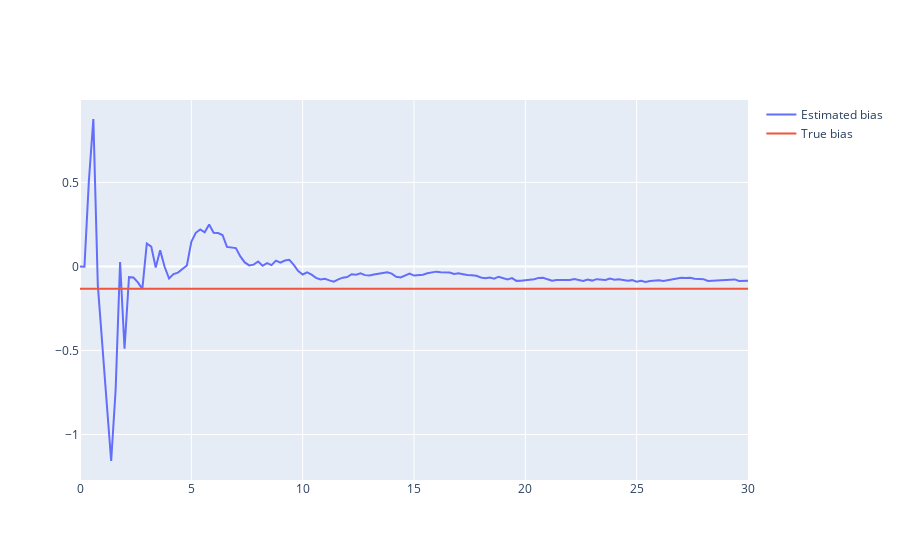
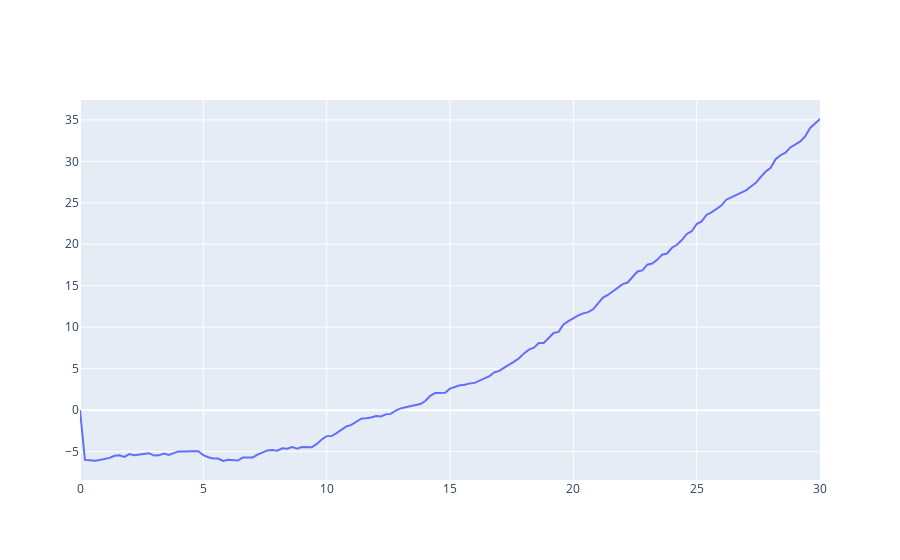

The cell these charts' notebook holds for them, in order:
### Code cell
b_true, dxlist, Pklist, plist, pclist, vlist, vclist, tlist = monte_carlo_run()
# print(b_true)
# print(tlist)
y = [dxlist[i][2,0] for i in range(len(dxlist))]
dp = [dxlist[i][0,0] for i in range(len(dxlist))]
dv = [dxlist[i][1,0] for i in range(len(dxlist))]
# print(y)
fig = go.Figure()
fig.add_trace(go.Scatter(x=tlist, y=y, name="Estimated bias"))
fig.add_trace(go.Scatter(x=tlist, y=[b_true for i in range(len(dxlist))], name="True bias"))
fig.show()
fig2 = go.Figure()
fig2.add_trace(go.Scatter(x=tlist, y=dp, name="Delta Position"))
# fig2.add_trace(go.Scatter(x=tlist, y=plist, name="True Position"))
# fig2.add_trace(go.Scatter(x=tlist, y=plist, name="True Position"))
# fig2.add_trace(go.Scatter(x=tlist, y=pclist, name="Computed Position"))
fig2.show()

### Figure 1 — Plotly figure (JSON) as saved in the notebook; plotly's stock layout.template omitted (floating-point values rounded to 4 significant figures; data arrays with more than 128 entries replaced by an {"elided": "..."} marker saying what was removed)
{"data": [{"name": "Estimated bias", "type": "scatter", "x": {"elided": "151 float values"}, "y": {"elided": "151 float values"}}, {"name": "True bias", "type": "scatter", "x": {"elided": "151 float values"}, "y": {"elided": "151 float values"}}], "layout": {}}

### Figure 2 — Plotly figure (JSON) as saved in the notebook; plotly's stock layout.template omitted (floating-point values rounded to 4 significant figures; data arrays with more than 128 entries replaced by an {"elided": "..."} marker saying what was removed)
{"data": [{"name": "Delta Position", "type": "scatter", "x": {"elided": "151 float values"}, "y": {"elided": "151 float values"}}], "layout": {}}
